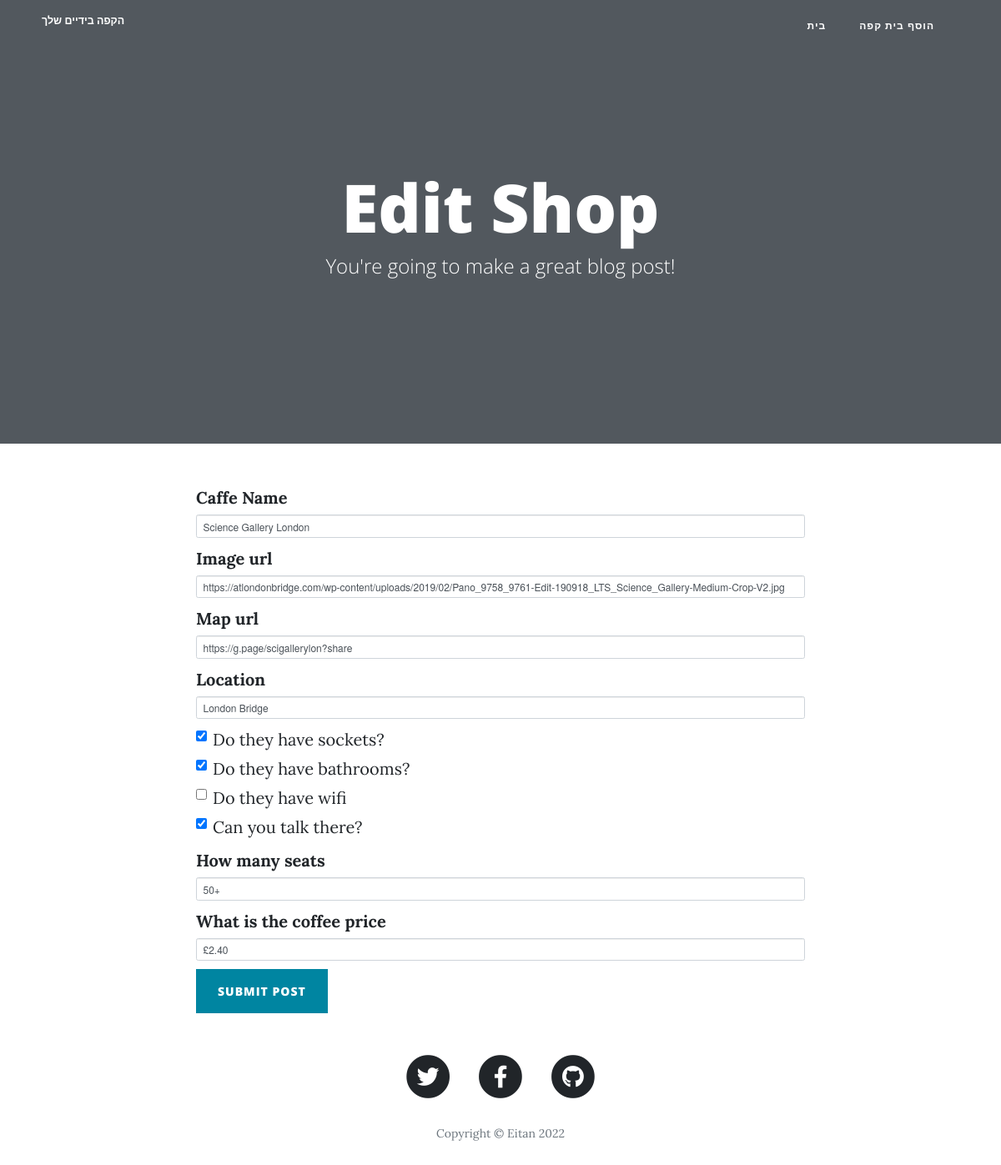
Page /edit_shop/1 on the committed database.
### main.py (models this page shows)
class CafeShops(db.Model):
    __tablename__ = "cafe"
    id = db.Column(db.Integer, primary_key=True)
    name = db.Column(db.String(250), unique=True, nullable=False)
    img_url = db.Column(db.String(250), nullable=False)
    map_url = db.Column(db.String(250), nullable=False)
    location = db.Column(db.String(250), nullable=False)
    has_sockets = db.Column(db.Boolean, nullable=False)
    has_toilet = db.Column(db.Boolean, nullable=False)
    has_wifi = db.Column(db.Boolean, nullable=False)
    can_take_calls = db.Column(db.Boolean, nullable=False)
    seats = db.Column(db.String(250), nullable=False)
    coffee_price = db.Column(db.String(250), nullable=False)

### main.py (the view, shortened to what this page needs)
@app.route("/edit_shop/<int:shop_id>", methods=["GET", "POST"])
def edit_shop(shop_id):
    shop = CafeShops.query.get(shop_id)
    edit_form = CreatePostForm(
        name=shop.name,
        img_url=shop.img_url,
        map_url=shop.map_url,
        location=shop.location,
        has_sockets=shop.has_sockets,
        has_toilet=shop.has_toilet,
        has_wifi=shop.has_wifi,
        can_take_calls=shop.can_take_calls,
        seats=shop.seats,
        coffee_price=shop.coffee_price,
    )
    return render_template("new_shop.html", is_edit=True, form=edit_form, now=now)

### main.py
class CreatePostForm(FlaskForm):
    name = StringField("Caffe Name", validators=[DataRequired()])
    img_url = StringField("Image url", validators=[DataRequired()])
    map_url = StringField("Map url", validators=[DataRequired()])
    location = StringField("Location", validators=[DataRequired()])
    has_sockets = BooleanField("Do they have sockets?")
    has_toilet = BooleanField("Do they have bathrooms?")
    has_wifi = BooleanField("Do they have wifi")
    can_take_calls = BooleanField("Can you talk there?")
    seats = StringField("How many seats", validators=[DataRequired()])
    coffee_price = StringField("What is the coffee price", validators=[DataRequired()])
    submit = SubmitField("Submit Post")

### templates/new_shop.html (shortened to what this page needs)
{% extends 'bootstrap/base.html' %}
{% import "bootstrap/wtf.html" as wtf %}
{% block content %}
{% include "header.html" %}
  <header class="masthead" style="background-image: none">
    <div class="overlay"></div>
    <div class="container">
      <div class="row">
        <div class="col-lg-8 col-md-10 mx-auto">
          <div class="page-heading">
            {% if is_edit: %}
              <h1>Edit Shop</h1>
            {% else: %}
              <h1>New Caffe shop</h1>
            {% endif %}
            <span class="subheading">You're going to make a great blog post!</span>
          </div>
        </div>
      </div>
    </div>
  </header>
  <div class="container">
    <div class="row">
      <div class="col-lg-8 col-md-10 mx-auto">
        {{ wtf.quick_form(form, novalidate=True, button_map={'submit': 'primary'}) }}
      </div>
    </div>
  </div>
{% include "footer.html" %}
{% endblock %}

### templates/header.html (shortened to what this page needs)
<!DOCTYPE html>
<html lang="en">
<head>
  <link href="{{ url_for('static', filename='vendor/bootstrap/css/bootstrap.min.css') }}" rel="stylesheet">
  <link href="{{ url_for('static', filename='vendor/fontawesome-free/css/all.min.css')}}" rel="stylesheet" type="text/css">
  <link href="{{ url_for('static', filename='css/clean-blog.min.css')}}" rel="stylesheet">
</head>
<body>
  <nav class="navbar navbar-expand-lg navbar-light fixed-top " id="mainNav">
    <div class="container">
      <a class="navbar-brand" href="{{url_for('home_page')}}">הקפה בידיים שלך</a>
      <div class="collapse navbar-collapse" id="navbarResponsive">
        <ul class="navbar-nav ml-auto">
          <li class="nav-item">
            <a class="nav-link" href="{{ url_for('home_page') }}">בית</a>
          </li>
          <li class="nav-item">
            <a class="nav-link" href="{{ url_for('new_post') }}">הוסף בית קפה</a>
          </li>
        </ul>
      </div>
    </div>
  </nav>

### templates/footer.html (shortened to what this page needs)
  <footer>
    <div class="container">
      <div class="row">
        <div class="col-lg-8 col-md-10 mx-auto">
          <ul class="list-inline text-center">
            <li class="list-inline-item">
              <a href="#">
                <span class="fa-stack fa-lg">
                  <i class="fas fa-circle fa-stack-2x"></i>
                  <i class="fab fa-twitter fa-stack-1x fa-inverse"></i>
                </span>
              </a>
            </li>
            <li class="list-inline-item">
              <a href="#">
                <span class="fa-stack fa-lg">
                  <i class="fas fa-circle fa-stack-2x"></i>
                  <i class="fab fa-facebook-f fa-stack-1x fa-inverse"></i>
                </span>
              </a>
            </li>
            <li class="list-inline-item">
              <a href="#">
                <span class="fa-stack fa-lg">
                  <i class="fas fa-circle fa-stack-2x"></i>
                  <i class="fab fa-github fa-stack-1x fa-inverse"></i>
                </span>
              </a>
            </li>
          </ul>
          <p class="copyright text-muted">Copyright &copy; Eitan {{ now.year }}</p>
        </div>
      </div>
    </div>
  </footer>

### rows in the picture
CafeShops: name "Science Gallery London", img_url "https://atlondonbridge.com/wp-content/uploads/2019/02/Pano_9758_9761-Edit-190918_LTS_Science_Gallery-Medium-Crop-V2.jpg", map_url "https://g.page/scigallerylon?share", location "London Bridge", has_sockets "☑", has_toilet "☑", can_take_calls "☑", seats "50+", coffee_price "£2.40"

### other values in the picture
{{ now.year }} "2022"
